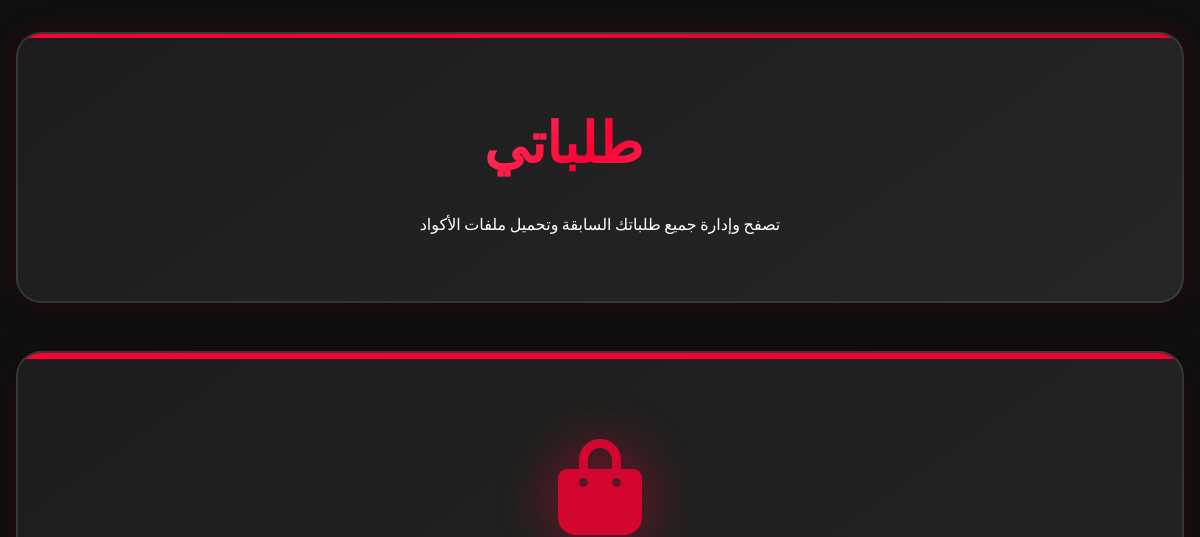
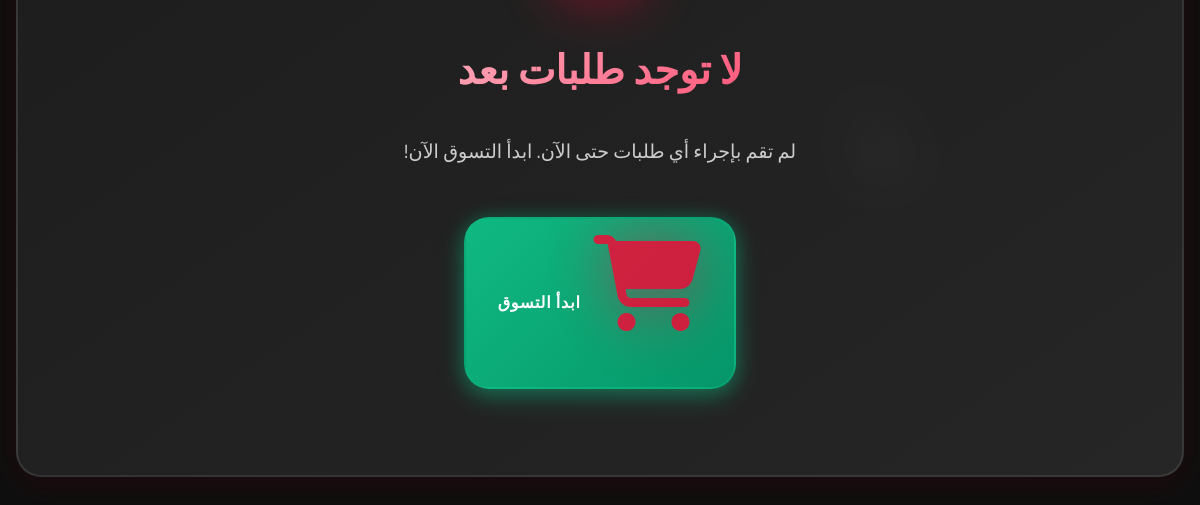
Before: /my-orders (signed in) with the older database file (2 pictures, top to bottom).
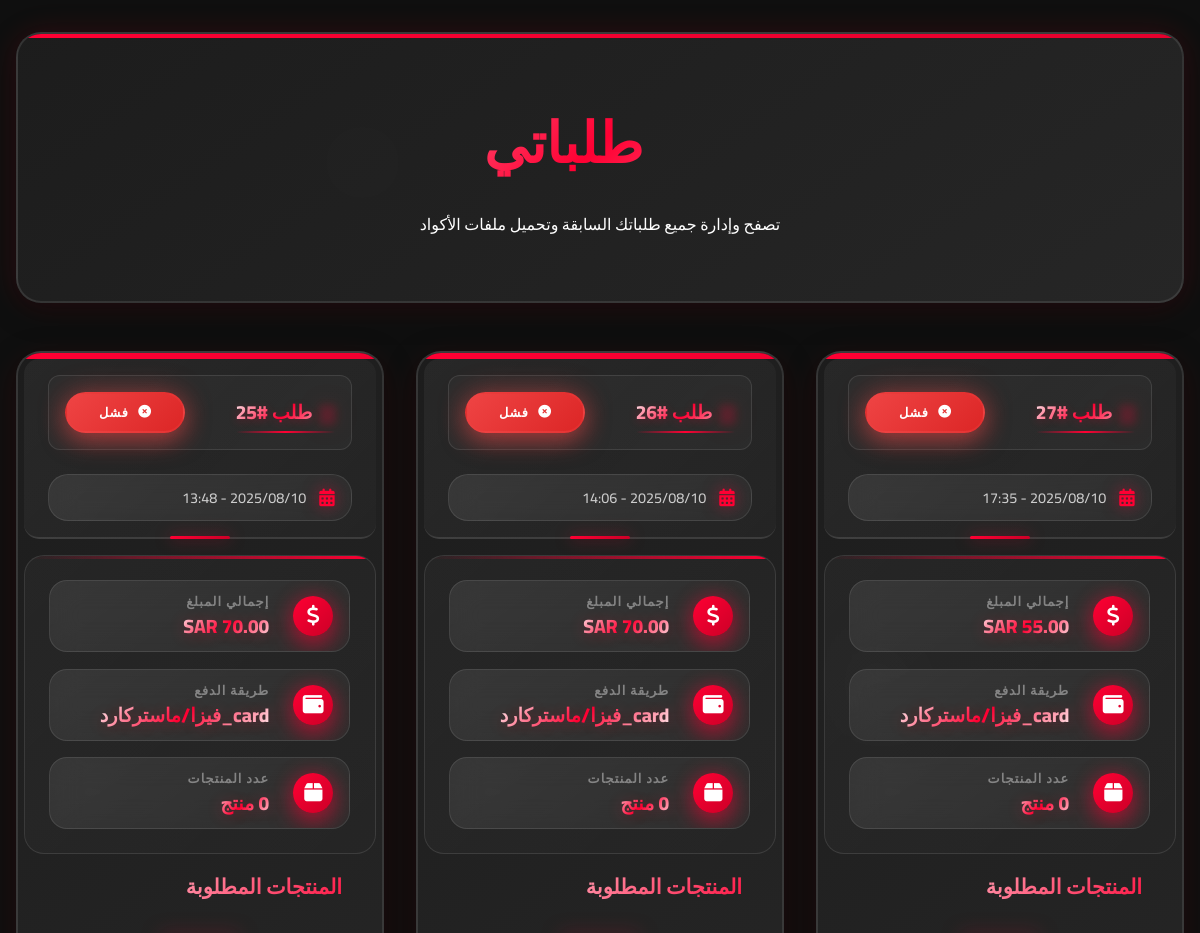
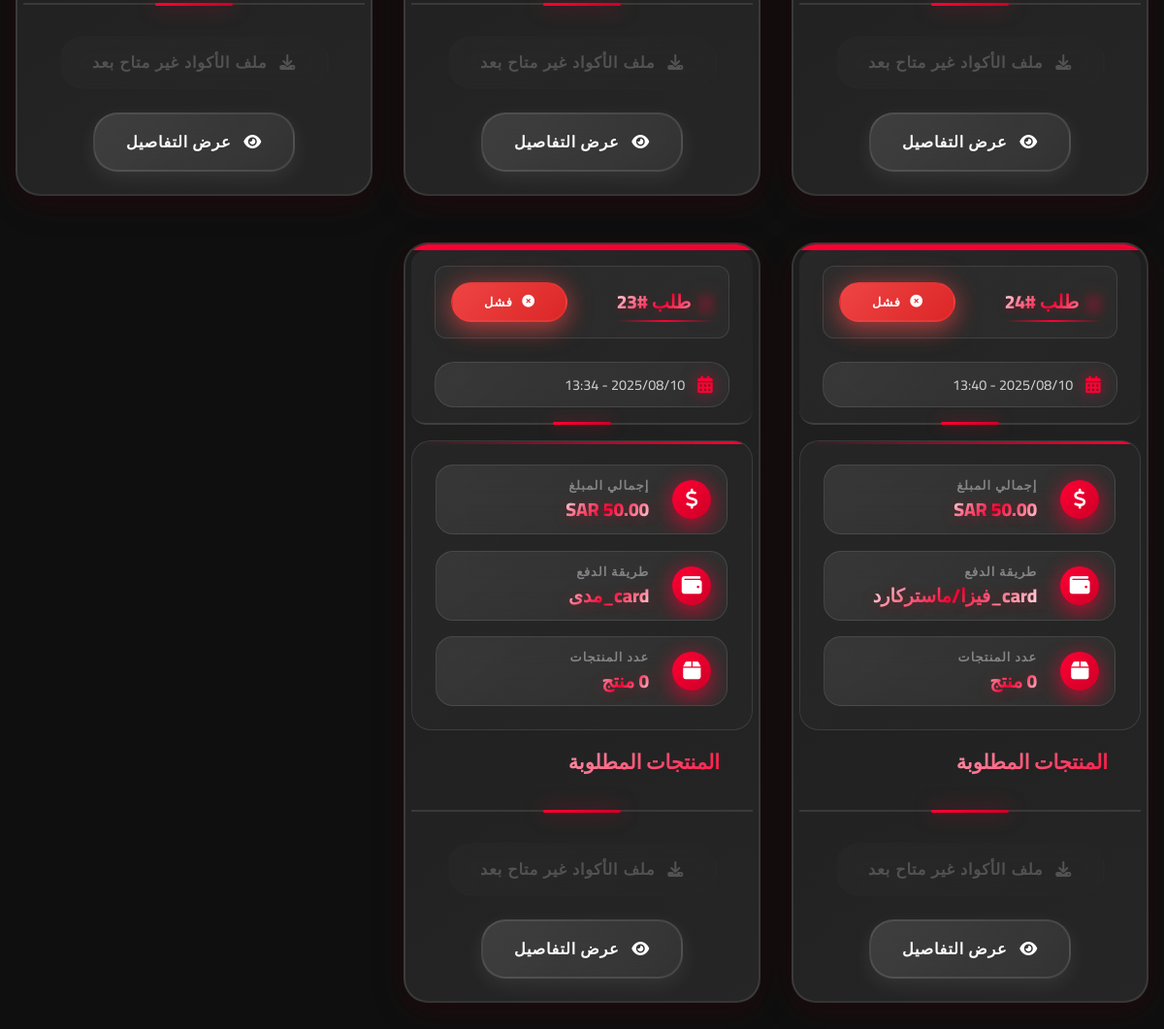
After: the same page with the newer database file (2 pictures, top to bottom).
### models.py (models this page shows, shortened)
class Order(db.Model):
    id = db.Column(db.Integer, primary_key=True)
    user_id = db.Column(db.Integer, db.ForeignKey('user.id'), nullable=False)
    order_number = db.Column(db.String(50), unique=True, nullable=False)
    total_amount = db.Column(db.Numeric(10, 2), nullable=False)
    currency = db.Column(db.String(3), default='SAR')
    payment_method = db.Column(db.String(50))
    payment_status = db.Column(db.String(20), default='pending')
    order_status = db.Column(db.String(20), default='pending')
    created_at = db.Column(db.DateTime, default=datetime.utcnow)
    excel_file_path = db.Column(db.String(500))  # مسار ملف Excel المحفوظ
    items = db.relationship('OrderItem', backref='order', lazy=True)
    codes = db.relationship('ProductCode', backref='order', lazy=True)
    @property
    def status(self):
        return self.order_status

### routes.py (the view)
@main.route('/my-orders')
@login_required
def my_orders():
    page = request.args.get('page', 1, type=int)
    orders = Order.query.filter_by(user_id=current_user.id)\
                       .order_by(Order.created_at.desc())\
                       .paginate(page=page, per_page=10, error_out=False)
    return render_template('my_orders.html', orders=orders)

### templates/my_orders.html (shortened to what this page needs)
<!DOCTYPE html>
<html lang="ar" dir="rtl">
  <head>
    <link
      rel="stylesheet"
      href="https://cdnjs.cloudflare.com/ajax/libs/font-awesome/6.4.0/css/all.min.css"
    />
  </head>
  <body>
    <div class="orders-page es-bg-pattern">
      <div class="floating-icons" id="floatingIcons">
      </div>
      <div class="container">
        <div class="es-card page-header">
          <h1 class="es-heading page-title">
            <i class="fas fa-shopping-bag"></i>
            طلباتي
          </h1>
          <p class="es-text-secondary">
            تصفح وإدارة جميع طلباتك السابقة وتحميل ملفات الأكواد
          </p>
        </div>
        {% if orders.items %}
        <div class="es-grid">
          {% for order in orders.items %}
          <div class="order-card">
            <div class="card-header">
              <div class="order-info-row">
                <h3 class="order-id">
                  <i class="fas fa-receipt"></i>
                  طلب #{{ order.id }}
                </h3>
                <span
                  class="es-status-badge {% if order.status == 'completed' %}success {% elif order.status == 'pending' %}warning {% else %}danger{% endif %}"
                >
                  {% if order.status == 'completed' %}
                  <i class="fas fa-check-circle"></i> مكتمل {% elif order.status
                  == 'pending' %} <i class="fas fa-clock"></i> قيد المعالجة {%
                  else %} <i class="fas fa-times-circle"></i> فشل {% endif %}
                </span>
              </div>
              <div class="order-date">
                <i class="fas fa-calendar-alt"></i>
                {{ order.created_at.strftime('%Y/%m/%d - %H:%M') }}
              </div>
            </div>
            <div class="order-summary es-grid es-grid-3">
              <div class="summary-item">
                <div class="summary-icon">
                  <i class="fas fa-dollar-sign"></i>
                </div>
                <div class="summary-details">
                  <span class="summary-label">إجمالي المبلغ</span>
                  <span class="summary-value"
                    >{{ order.total_amount }} {{ order.currency }}</span
                  >
                </div>
              </div>
              <div class="summary-item">
                <div class="summary-icon">
                  {% if order.payment_method == 'credit_card' %}
                  <i class="fas fa-credit-card"></i>
                  {% elif order.payment_method == 'paypal' %}
                  <i class="fab fa-paypal"></i>
                  {% elif order.payment_method == 'bank_transfer' %}
                  <i class="fas fa-university"></i>
                  {% else %}
                  <i class="fas fa-wallet"></i>
                  {% endif %}
                </div>
                <div class="summary-details">
                  <span class="summary-label">طريقة الدفع</span>
                  <span class="summary-value">
                    {% if order.payment_method == 'credit_card' %} بطاقة ائتمان
                    {% elif order.payment_method == 'paypal' %} PayPal {% elif
                    order.payment_method == 'bank_transfer' %} تحويل بنكي {%
                    else %} {{ order.payment_method }} {% endif %}
                  </span>
                </div>
              </div>
              <div class="summary-item">
                <div class="summary-icon">
                  <i class="fas fa-box"></i>
                </div>
                <div class="summary-details">
                  <span class="summary-label">عدد المنتجات</span>
                  <span class="summary-value"
                    >{{ order.order_items|length }} منتج</span
                  >
                </div>
              </div>
            </div>
            <div class="order-items">
              <h4 class="items-title">
                <i class="fas fa-list"></i>
                المنتجات المطلوبة
              </h4>
            </div>
            <div class="order-actions">
              {% if order.excel_file_path and order.status == 'completed' %}
              <a
                href="{{ url_for('main.download_order_excel', order_id=order.id) }}"
                class="es-btn es-btn-success"
              >
                <i class="fas fa-download"></i>
                تحميل ملف الأكواد
              </a>
              {% else %}
              <button class="es-btn" disabled>
                <i class="fas fa-download"></i>
                {% if order.status != 'completed' %} ملف الأكواد غير متاح بعد {%
                else %} لا يوجد ملف أكواد {% endif %}
              </button>
              {% endif %}
              <a href="#" class="es-btn es-btn-secondary">
                <i class="fas fa-eye"></i>
                عرض التفاصيل
              </a>
            </div>
          </div>
          {% endfor %}
        </div>
         {% else %}
        <div class="order-card">
          <div class="no-orders">
            <i class="fas fa-shopping-bag"></i>
            <h3>لا توجد طلبات بعد</h3>
            <p>لم تقم بإجراء أي طلبات حتى الآن. ابدأ التسوق الآن!</p>
            <a href="{{ url_for('main.index') }}" class="es-btn es-btn-success">
              <i class="fas fa-shopping-cart"></i>
              ابدأ التسوق
            </a>
          </div>
        </div>
        {% endif %}
      </div>
    </div>
  </body>
</html>

Changed rows visible on the page:
added Order: id "27", order_status "pending_codes" (drawn), created_at "2025/08/10 - 17:35", currency "SAR", payment_method "card_فيزا/ماستركارد"
added Order: id "26", order_status "partial_codes" (drawn), created_at "2025/08/10 - 14:06", currency "SAR", payment_method "card_فيزا/ماستركارد"
added Order: id "25", order_status "partial_codes" (drawn), created_at "2025/08/10 - 13:48", currency "SAR", payment_method "card_فيزا/ماستركارد"
added Order: id "24", order_status "pending_codes" (drawn), created_at "2025/08/10 - 13:40", currency "SAR", payment_method "card_فيزا/ماستركارد"
added Order: id "23", order_status "pending_codes" (drawn), created_at "2025/08/10 - 13:34", currency "SAR", payment_method "card_مدى"
Other visible differences:
text no longer shown: "لا توجد طلبات بعد لم تقم بإجراء أي طلبات حتى الآن. ابدأ التسوق الآن! ابدأ التسوق"
